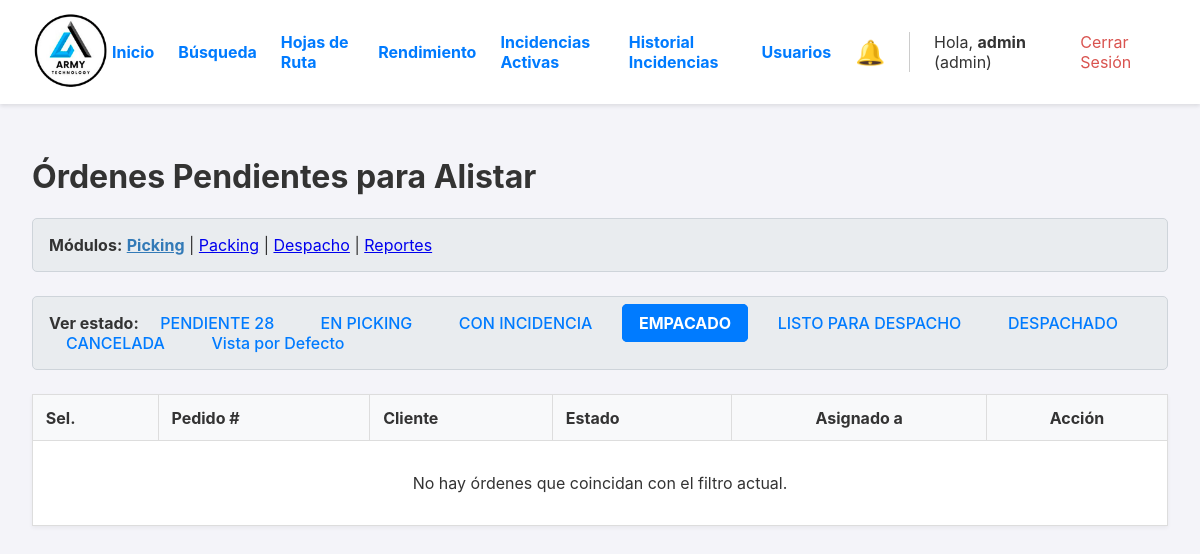
Before: /?estado=EMPACADO (signed in) with the older database file.
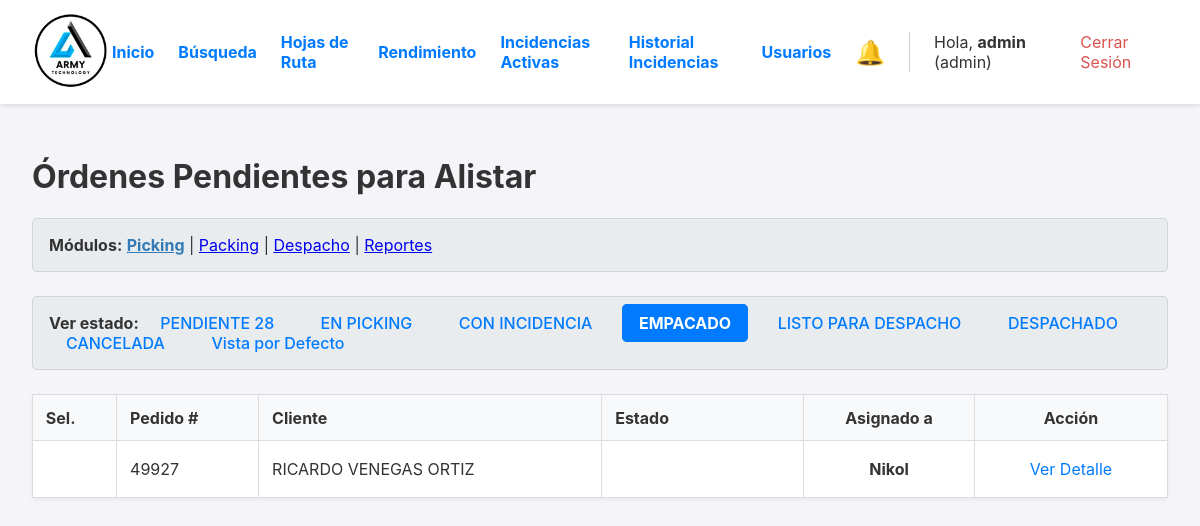
After: the same page with the newer database file.
### app.py (models this page shows, shortened)
class Orden(db.Model):
    id = db.Column(db.Integer, primary_key=True)
    numero_pedido = db.Column(db.String(50), unique=True, nullable=False)
    cliente_nombre = db.Column(db.String(200), nullable=False)
    cliente_direccion = db.Column(db.String(300), nullable=True)
    estado = db.Column(db.String(30), nullable=False, default='PENDIENTE')
    fecha_creacion = db.Column(db.DateTime, nullable=False, default=datetime.datetime.utcnow)
    lote_id = db.Column(db.Integer, db.ForeignKey('lote_picking.id'), nullable=True)
    items = db.relationship('ItemOrden', backref='orden', lazy=True, cascade="all, delete-orphan")
    fecha_inicio_picking = db.Column(db.DateTime, nullable=True)
    fecha_fin_picking = db.Column(db.DateTime, nullable=True)
    fecha_fin_packing = db.Column(db.DateTime, nullable=True)
    fecha_despacho = db.Column(db.DateTime, nullable=True)
    packer_id = db.Column(db.Integer, db.ForeignKey('user.id', ondelete='SET NULL'), nullable=True)
    packer = db.relationship('User', foreign_keys=[packer_id])
    devolucion_confirmada = db.Column(db.Boolean, default=False, nullable=False)
    bultos = db.relationship('Bulto', backref='orden', cascade="all, delete-orphan")
    hoja_de_ruta_id = db.Column(db.Integer, db.ForeignKey('hoja_de_ruta.id'), nullable=True)
    destino_id = db.Column(db.Integer, db.ForeignKey('destino.id'), nullable=True)
    destino = db.relationship('Destino', backref='ordenes')
    guia_encomienda = db.Column(db.String(100), nullable=True)

class User(UserMixin, db.Model):
    id = db.Column(db.Integer, primary_key=True)
    username = db.Column(db.String(80), unique=True, nullable=False)
    password_hash = db.Column(db.String(256), nullable=False)
    role = db.Column(db.String(20), nullable=False, default='operario')

### app.py (the view, shortened to what this page needs)
@app.route('/')
@login_required
def dashboard():
    if current_user.role == 'conductor':
        return redirect(url_for('dashboard_conductor'))
    estados_posibles = ['PENDIENTE', 'EN_PICKING', 'CON_INCIDENCIA', 'EMPACADO', 'LISTO_PARA_DESPACHO', 'DESPACHADO', 'CANCELADA']
    estado_filtro = request.args.get('estado')
    ordenes_canceladas_para_devolver = []
    if current_user.role == 'admin':
        query_base = Orden.query
        if estado_filtro:
            query_base = query_base.filter(Orden.estado == estado_filtro)
        else:
            query_base = query_base.filter(Orden.estado.in_(['PENDIENTE', 'EN_PICKING']))
    ordenes = query_base.order_by(Orden.fecha_creacion.desc()).all()
    operarios = User.query.filter_by(role='operario').order_by(User.username).all()
    return render_template('dashboard.html',
                           ordenes=ordenes,
                           operarios=operarios,
                           estados=estados_posibles,
                           filtro_actual=estado_filtro,
                           ordenes_a_devolver=ordenes_canceladas_para_devolver)

### app.py (called while the page is built)
@login_manager.user_loader
def load_user(user_id):
    return db.session.get(User, int(user_id))

### templates/dashboard.html (shortened to what this page needs)
{% extends "layout.html" %}
{% block content %}
    <h1>Órdenes Pendientes para Alistar</h1>
    <div class="navegacion-modulos">
        <strong>Módulos:</strong>
        <a href="{{ url_for('dashboard') }}" style="font-weight: bold; color: #337ab7;">Picking</a> |
        <a href="{{ url_for('dashboard_packing') }}">Packing</a> |
        <a href="{{ url_for('dashboard_despacho') }}">Despacho</a>
        {% if current_user.role == 'admin' %}
        | <a href="{{ url_for('reportes_y_busqueda') }}">Reportes</a>
        {% endif %}
    </div>
    <div class="filtros-container">
        <strong>Ver estado:</strong>
        <a href="{{ url_for('dashboard', estado='PENDIENTE') }}" class="{{ 'activo' if (filtro_actual == 'PENDIENTE' or not filtro_actual and current_user.role != 'admin') else '' }}">
           PENDIENTE <span id="pendientes-badge" style="display: none;">0</span>
        </a>
        {% for estado in estados if estado != 'PENDIENTE' %}
            <a href="{{ url_for('dashboard', estado=estado) }}" class="{{ 'activo' if filtro_actual == estado else '' }}">{{ estado.replace('_', ' ') }}</a>
        {% endfor %}
        <a href="{{ url_for('dashboard') }}" class="{{ 'activo' if not filtro_actual and current_user.role == 'admin' else '' }}">Vista por Defecto</a>
    </div>
    <form action="{{ url_for('crear_lote') }}" method="POST">
        <table>
            <thead>
                <tr>
                    <th>Sel.</th>
                    <th>Pedido #</th>
                    <th>Cliente</th>
                    <th>Estado</th>
                    <th style="text-align: center;">Asignado a</th>
                    <th style="text-align: center;">Acción</th>
                </tr>
            </thead>
            <tbody>
                {% for orden in ordenes %}
                    <tr class="{{ 'orden-cancelada' if orden.estado == 'CANCELADA' else '' }}">
                        <td data-label="Seleccionar" style="text-align: center;">
                        </td>
                        <td data-label="Pedido #">{{ orden.numero_pedido }}</td>
                        <td data-label="Cliente">{{ orden.cliente_nombre }}</td>
                        <td data-label="Estado">
                            <span class="estado estado-{{ orden.estado }}">{{ orden.estado.replace('_', ' ') }}</span>
                        </td>
                        <td data-label="Asignado a" style="text-align: center;">
                            {% if orden.lote and orden.lote.operario %}
                                <strong>{{ orden.lote.operario.username }}</strong>
                            {% else %}
                                <span style="color: #ccc;">--</span>
                            {% endif %}
                        </td>
                        <td data-label="Acción" style="text-align: center;">
                            {% if orden.estado == 'EN_PICKING' and orden.lote and (current_user.role == 'admin' or (orden.lote.operario and current_user.id == orden.lote.operario_id)) %}
                                <a href="{{ url_for('detalle_lote', lote_id=orden.lote_id) }}" class="action-link action-link-picking">Continuar Picking</a>
                            {% else %}
                                <a href="{{ url_for('detalle_orden', orden_id=orden.id) }}" class="action-link">Ver Detalle</a>
                            {% endif %}
                        </td>
                    </tr>
                {% else %}
                    <tr>
                        <td colspan="6" style="text-align: center; padding: 2em;">
                            No hay órdenes que coincidan con el filtro actual.
                        </td>
                    </tr>
                {% endfor %}
            </tbody>
        </table>
    </form>
{% endblock %}

Changed rows visible on the page:
added Orden: numero_pedido "49927", cliente_nombre "RICARDO VENEGAS ORTIZ", lote.operario.username "Nikol"
Other visible differences:
text no longer shown: "No hay órdenes que coincidan con el filtro actual."
